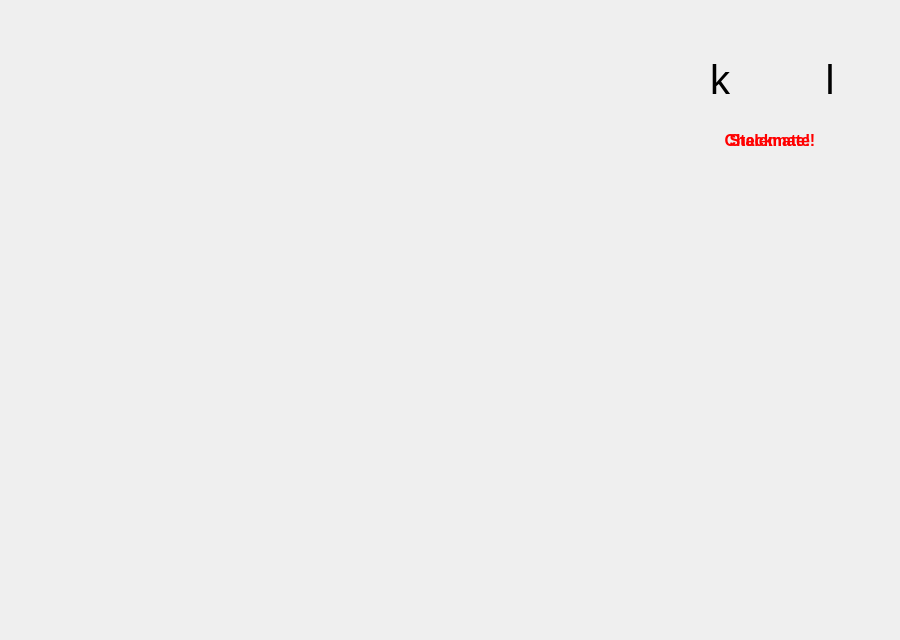
<?xml version="1.0" encoding="UTF-8"?>
<ui version="4.0">
 <class>GameWindow</class>
 <widget class="QWidget" name="GameWindow">
  <property name="geometry">
   <rect>
    <x>0</x>
    <y>0</y>
    <width>900</width>
    <height>640</height>
   </rect>
  </property>
  <property name="minimumSize">
   <size>
    <width>900</width>
    <height>640</height>
   </size>
  </property>
  <property name="maximumSize">
   <size>
    <width>900</width>
    <height>640</height>
   </size>
  </property>
  <property name="windowTitle">
   <string>Chess</string>
  </property>
  <property name="autoFillBackground">
   <bool>false</bool>
  </property>
  <widget class="QLabel" name="wIndicator">
   <property name="geometry">
    <rect>
     <x>680</x>
     <y>40</y>
     <width>80</width>
     <height>80</height>
    </rect>
   </property>
   <property name="font">
    <font>
     <pointsize>30</pointsize>
    </font>
   </property>
   <property name="text">
    <string>k</string>
   </property>
   <property name="alignment">
    <set>Qt::AlignCenter</set>
   </property>
  </widget>
  <widget class="QLabel" name="bIndicator">
   <property name="geometry">
    <rect>
     <x>790</x>
     <y>40</y>
     <width>80</width>
     <height>80</height>
    </rect>
   </property>
   <property name="font">
    <font>
     <pointsize>30</pointsize>
    </font>
   </property>
   <property name="text">
    <string>l</string>
   </property>
   <property name="alignment">
    <set>Qt::AlignCenter</set>
   </property>
  </widget>
  <widget class="QLabel" name="checkmate">
   <property name="geometry">
    <rect>
     <x>670</x>
     <y>40</y>
     <width>200</width>
     <height>200</height>
    </rect>
   </property>
   <property name="font">
    <font>
     <pointsize>12</pointsize>
     <weight>75</weight>
     <bold>true</bold>
    </font>
   </property>
   <property name="styleSheet">
    <string notr="true">color:red</string>
   </property>
   <property name="text">
    <string>Checkmate!</string>
   </property>
   <property name="alignment">
    <set>Qt::AlignCenter</set>
   </property>
  </widget>
  <widget class="QLabel" name="stalemate">
   <property name="geometry">
    <rect>
     <x>670</x>
     <y>40</y>
     <width>200</width>
     <height>200</height>
    </rect>
   </property>
   <property name="font">
    <font>
     <pointsize>12</pointsize>
     <weight>75</weight>
     <bold>true</bold>
    </font>
   </property>
   <property name="styleSheet">
    <string notr="true">color:red</string>
   </property>
   <property name="text">
    <string>Stalemate!</string>
   </property>
   <property name="alignment">
    <set>Qt::AlignCenter</set>
   </property>
  </widget>
 </widget>
 <resources/>
 <connections/>
</ui>
